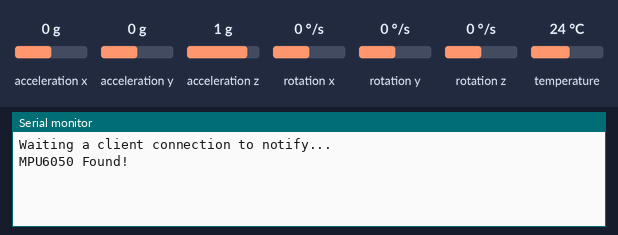
The sketch below on a simulated ESP32. Shown: the last lines printed to the serial monitor. The test bench sets the inputs (shaded band); at power-on: acceleration x 0 g, acceleration y 0 g, acceleration z 1 g, rotation x 0 °/s, rotation y 0 °/s, rotation z 0 °/s, temperature 24 °C. Nothing arrives over Bluetooth unless stated; a phone connects over Bluetooth LE 3 s after start.

Above: at 1.3 s.
1.4 s: acceleration x set to -1.4 g
At 3.8 s:
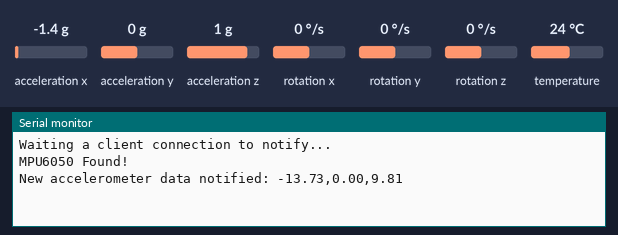
5.5 s: acceleration y set to -1.4 g
At 6.8 s:
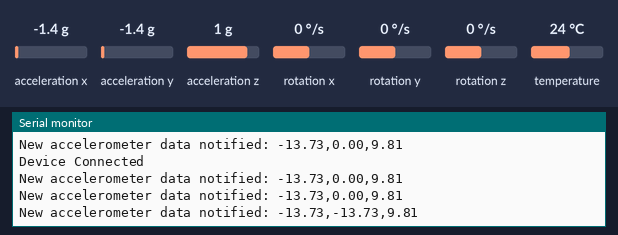
7.1 s: acceleration z set to -1.4 g
At 7.1 s:
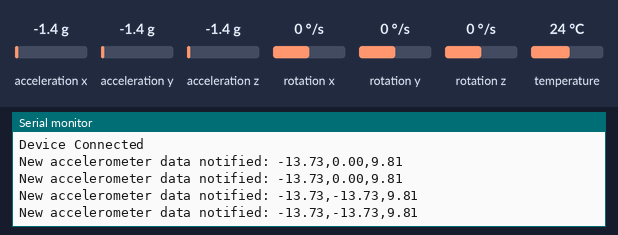

The sketch:

both_BT_MPU.ino
```cpp
#include <BLEDevice.h>
#include <BLEServer.h>
#include <BLEUtils.h>
#include <BLE2902.h>
#include <Adafruit_MPU6050.h>
#include <Adafruit_Sensor.h>
#include <Wire.h>

BLEServer* pServer = NULL;
BLECharacteristic* pSensorCharacteristic = NULL;
bool deviceConnected = false;
bool oldDeviceConnected = false;

#define SERVICE_UUID        "19b10000-e8f2-537e-4f6c-d104768a1214"
#define SENSOR_CHARACTERISTIC_UUID "19b10001-e8f2-537e-4f6c-d104768a1214"

Adafruit_MPU6050 mpu;

class MyServerCallbacks: public BLEServerCallbacks {
    void onConnect(BLEServer* pServer) {
      deviceConnected = true;
    };

    void onDisconnect(BLEServer* pServer) {
      deviceConnected = false;
    }
};

void setup() {
  Serial.begin(115200);

  // Create the BLE Device
  BLEDevice::init("ESP32");

  // Create the BLE Server
  pServer = BLEDevice::createServer();
  pServer->setCallbacks(new MyServerCallbacks());

  // Create the BLE Service
  BLEService *pService = pServer->createService(SERVICE_UUID);

  // Create a BLE Characteristic for accelerometer data
  pSensorCharacteristic = pService->createCharacteristic(
                      SENSOR_CHARACTERISTIC_UUID,
                      BLECharacteristic::PROPERTY_READ   |
                      BLECharacteristic::PROPERTY_NOTIFY |
                      BLECharacteristic::PROPERTY_INDICATE
                    );

  pSensorCharacteristic->addDescriptor(new BLE2902());
  // Start the service
  pService->start();

  // Start advertising
  BLEAdvertising *pAdvertising = BLEDevice::getAdvertising();
  pAdvertising->addServiceUUID(SERVICE_UUID);
  pAdvertising->setScanResponse(false);
  pAdvertising->setMinPreferred(0x0);  // set value to 0x00 to not advertise this parameter
  BLEDevice::startAdvertising();
  Serial.println("Waiting a client connection to notify...");

  // Try to initialize MPU6050
  if (!mpu.begin()) {
    Serial.println("Failed to find MPU6050 chip");
    while (1) {
      delay(10);
    }
  }
  Serial.println("MPU6050 Found!");
  delay(100);
}

void loop() {
    if (deviceConnected) {
        /* Get new sensor events with the readings */
        sensors_event_t a, g, temp;
        mpu.getEvent(&a, &g, &temp);

        // Concatenate acceleration data as a single string
        String accelerometerData = String(a.acceleration.x) + "," + String(a.acceleration.y) + "," + String(a.acceleration.z);

        // Update characteristic value and notify
        pSensorCharacteristic->setValue(accelerometerData.c_str());
        pSensorCharacteristic->notify();
        Serial.print("New accelerometer data notified: ");
        Serial.println(accelerometerData);
        delay(1000); // Delay to avoid Bluetooth congestion
    }

    // Handle disconnecting
    if (!deviceConnected && oldDeviceConnected) {
        Serial.println("Device disconnected.");
        delay(500); // Give the Bluetooth stack the chance to get things ready
        pServer->startAdvertising(); // Restart advertising
        Serial.println("Start advertising");
        oldDeviceConnected = deviceConnected;
    }

    // Handle connecting
    if (deviceConnected && !oldDeviceConnected) {
        // Do stuff here on connecting
        oldDeviceConnected = deviceConnected;
        Serial.println("Device Connected");
    }
}
```

Measured:
- after the input at 1.4 s, the serial monitor: prints a new line after 1.6 s (image 1)
- after the input at 5.5 s, the serial monitor: prints a new line after 0.51 s (image 2)
